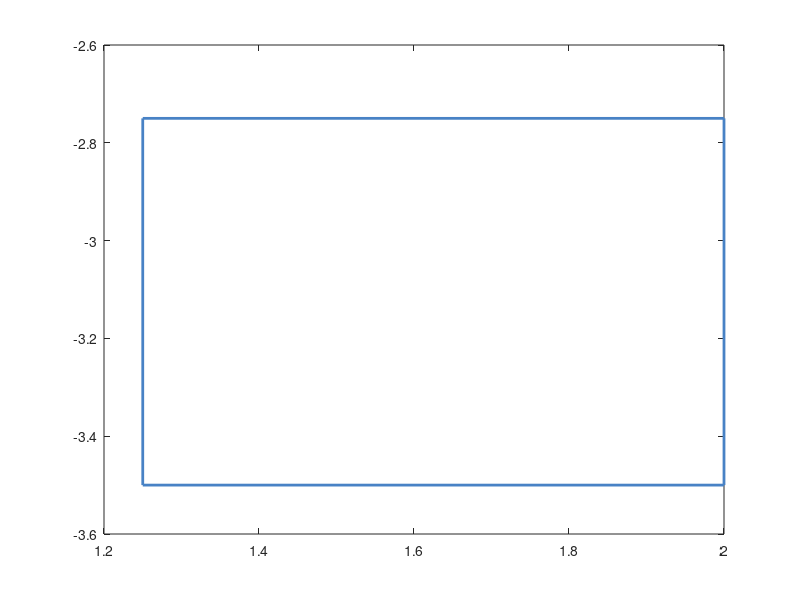

Here is the MATLAB script that generated this plot: (Note: this script raises an error after producing the figure.)
% Target Set
plot( [1.25, 2, 2, 1.25, 1.25], [-3.5,-3.5,-2.75,-2.75,-3.5] , 'color' , [72/255 130/255 197/255], 'LineWidth', 2.0);
hold on;
clear;

Ts = 0.2;  % Sample Time
N = 3;    % Prediction horizon
Duration = 8; % Simulation horizon

global simulation_result;
simulation_x = zeros(100, 1700);
simulation_y = zeros(100, 1700);

% Initial sets limits [-1,1]^2

for m=1:100

x0 = -4.5 + 0.1*rand(1);
y0 = 0 + 0.1*rand(1);
z0 = 0 + 0.1*rand(1);
x = [x0;y0;z0];

simulation_result = x;

% Things specfic to the model  ends here

options = optimoptions('fmincon','Algorithm','sqp','Display','none');
uopt = zeros(N,1);

u_max = 0;

x_now = zeros(3,1);
x_next = zeros(3,1);
z = zeros(4,1);

x_now = x;

% Start simulation
for ct = 1:(Duration/Ts) 
     u = NN_output_relu_tanh(x_now,0,1,'NN/nn_relu_tanh_1');
     
     z(1) = x_now(1) ;
     z(2) = x_now(2) ;
     z(3) = x_now(3) ;

     z(4) = u ;
     
     x_next = system_eq_dis(x_now, Ts, u);
     x = x_next;
     x_now = x_next;
end

plot(simulation_result(1,:),simulation_result(2,:), 'color', [223/255, 67/255, 69/255]);
set(gca,'FontSize',16)
hold on;
dim = size(simulation_result);
simulation_x(m, 1:dim(2)) = simulation_result(1,:);
simulation_x(m, dim(2):end) = simulation_result(1, end);
simulation_y(m, 1:dim(2)) = simulation_result(2,:);
simulation_y(m, dim(2):end) = simulation_result(2, end);
end

% Wall
line([5.142, -5.315], [-5.591, -5.591], 'LineWidth', 3, 'color', [237/255, 201/255, 72/255]);
line([-5.315, -5.315], [-5.591, 1], 'LineWidth', 3, 'color', [237/255, 201/255, 72/255]);
line([5.142, 5.142], [-5.591, 1], 'LineWidth', 3, 'color', [237/255, 201/255, 72/255]);
line([3.030, -2.236], [-2.374, -2.374], 'LineWidth', 3, 'color', [237/255, 201/255, 72/255]);
line([3.030, 3.030], [-2.374, 1], 'LineWidth', 3, 'color', [237/255, 201/255, 72/255]);
line([-2.236, -2.236], [-2.374, 1], 'LineWidth', 3, 'color', [237/255, 201/255, 72/255]);

% Barrel
line([-1.25, -1.25], [-4.25, -3.75], 'LineWidth', 3, 'color', [237/255, 201/255, 72/255]);
line([-0.75, -0.75], [-4.25, -3.75], 'LineWidth', 3, 'color', [237/255, 201/255, 72/255]);
line([-1.25, -0.75], [-4.25, -4.25], 'LineWidth', 3, 'color', [237/255, 201/255, 72/255]);
line([-1.25, -0.75], [-3.75, -3.75], 'LineWidth', 3, 'color', [237/255, 201/255, 72/255]);

fig = gcf;
fig.PaperPositionMode = 'auto';
fig_pos = fig.PaperPosition;
fig.PaperSize = [fig_pos(3) fig_pos(4)];
fig_pos(1)
fig_pos(2)
fig_pos(3)
fig_pos(4)
text(0, 0.7, 'L=13.1', 'FontSize',18);
text(0, 0.1, 'ReLU-tanh', 'FontSize',18);
print(fig,'./Benchmarks/dubinscar_relu_tanh_1','-dpdf');
export_fig ./Benchmarks/dubinscar_relu_tanh_1.pdf